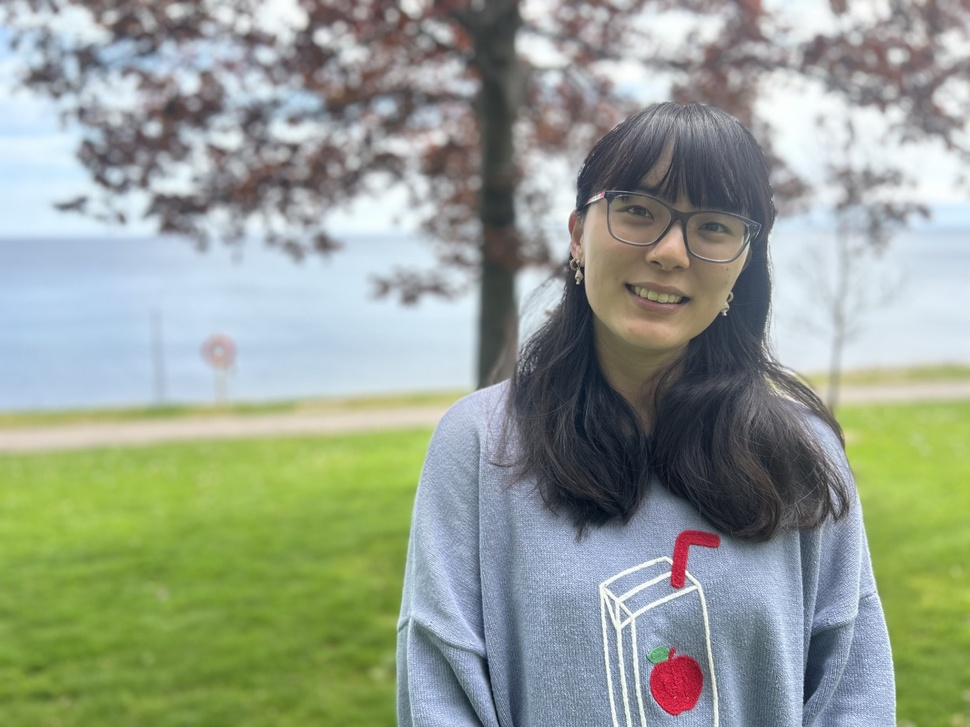
#> input picture Assignment_Images/Janet.jpg, 970 x 727 px, shrunk from 1920 x 1440 before the run
$ python script.py
#> lines starting #> are read from the running program, lines starting #| are printed output that depends on the picture
"""2D convolution from scratch: four loops, two loops, and a SciPy comparison.

Recap: for an image f and kernel g, the 2D convolution is
    (f * g)[r, c] = sum_i sum_j f[r - i, c - j] * g[i, j]
i.e. flip the kernel in both directions, slide it over the image, and at each
position sum the elementwise products. Borders are handled by zero padding so
the output has the same size as the input ("same").

Usage:
    python script.py [path/to/image.jpg] [--no-show] [--save OUTPUT.png]
                     [--full-four-loops]
"""

import argparse
import time
from pathlib import Path

import cv2
import matplotlib.pyplot as plt
import numpy as np
from scipy.signal import convolve2d

DEFAULT_IMAGE = Path("Assignment_Images") / "Janet.jpg"


# ----------------------------------------------------------------------
# Convolution implementations
# ----------------------------------------------------------------------
def pad_zeros(image: np.ndarray, kernel_shape: tuple) -> np.ndarray:
    """Zero-pad so a 'same'-size output can be produced.

    Even kernel sizes put the extra row/column after the image, which matches
    scipy.signal.convolve2d(..., mode="same").
    """
    kh, kw = kernel_shape
    pad = ((kh // 2, kh - 1 - kh // 2), (kw // 2, kw - 1 - kw // 2))
    return np.pad(image, pad, mode="constant", constant_values=0)


def convolve2d_four_loops(image: np.ndarray, kernel: np.ndarray) -> np.ndarray:
    """Convolution with four explicit for loops (image rows/cols, kernel rows/cols)."""
    image = np.asarray(image, dtype=np.float64)
    kernel = np.asarray(kernel, dtype=np.float64)
    h, w = image.shape
    kh, kw = kernel.shape

    padded = pad_zeros(image, kernel.shape)
    flipped = kernel[::-1, ::-1]  # flip both axes: true convolution

    output = np.zeros((h, w), dtype=np.float64)
    for r in range(h):
        for c in range(w):
            total = 0.0
            for i in range(kh):
                for j in range(kw):
                    total += padded[r + i, c + j] * flipped[i, j]
            output[r, c] = total
    return output


def convolve2d_two_loops(image: np.ndarray, kernel: np.ndarray) -> np.ndarray:
    """Convolution with two explicit for loops; the kernel sum is done with NumPy."""
    image = np.asarray(image, dtype=np.float64)
    kernel = np.asarray(kernel, dtype=np.float64)
    h, w = image.shape
    kh, kw = kernel.shape

    padded = pad_zeros(image, kernel.shape)
    flipped = kernel[::-1, ::-1]

    output = np.zeros((h, w), dtype=np.float64)
    for r in range(h):
        for c in range(w):
            output[r, c] = np.sum(padded[r:r + kh, c:c + kw] * flipped)
    return output


# ----------------------------------------------------------------------
# Helpers
# ----------------------------------------------------------------------
def normalize_for_display(img: np.ndarray) -> np.ndarray:
    """Linearly rescale an array to uint8 [0, 255] for visualization."""
    img = np.asarray(img, dtype=np.float64)
    lo, hi = img.min(), img.max()
    if hi - lo < 1e-12:
        return np.zeros(img.shape, dtype=np.uint8)
    return np.round(255 * (img - lo) / (hi - lo)).astype(np.uint8)


def load_grayscale(path: Path) -> np.ndarray:
    gray = cv2.imread(str(path), cv2.IMREAD_GRAYSCALE)
    if gray is None:
        raise FileNotFoundError(f"Could not read image: {path}")
    return gray.astype(np.float64)


def timed(func, *args):
    start = time.perf_counter()
    result = func(*args)
    return result, time.perf_counter() - start


# ----------------------------------------------------------------------
# Filters
# ----------------------------------------------------------------------
BOX_9x9 = np.ones((9, 9), dtype=np.float64) / 81.0
DX = np.array([[-1, 1]], dtype=np.float64)
DY = np.array([[-1], [1]], dtype=np.float64)

FILTERS = {"Box 9x9": BOX_9x9, "Dx": DX, "Dy": DY}


# ----------------------------------------------------------------------
# Experiments
# ----------------------------------------------------------------------
def compare_implementations(gray: np.ndarray, full_four_loops: bool) -> None:
    """Check four-loop, two-loop and SciPy results against each other.

    The four-loop version is very slow in pure Python, so by default it is
    checked on a small crop; pass --full-four-loops to use the whole image.
    """
    test = gray if full_four_loops else gray[:64, :64]
    print(f"\nComparison on {test.shape[0]}x{test.shape[1]} image "
          f"({'full' if full_four_loops else 'crop'})")
    print(f"{'Filter':<9}{'4-loop (s)':>11}{'2-loop (s)':>11}"
          f"{'SciPy (s)':>11}  {'4L=SciPy':<9}{'2L=SciPy':<9}{'max diff (2L)'}")

    for name, kernel in FILTERS.items():
        out4, t4 = timed(convolve2d_four_loops, test, kernel)
        out2, t2 = timed(convolve2d_two_loops, test, kernel)
        ref, ts = timed(convolve2d, test, kernel, "same", "fill", 0)

        ok4 = np.allclose(out4, ref, atol=1e-10)
        ok2 = np.allclose(out2, ref, atol=1e-10)
        diff = np.max(np.abs(out2 - ref))
        print(f"{name:<9}{t4:>11.3f}{t2:>11.3f}{ts:>11.4f}  "
              f"{str(ok4):<9}{str(ok2):<9}{diff:.2e}")


def show_results(gray, blurred, ix, iy, grad_mag, save_path=None, show=True):
    panels = [
        ("Original (grayscale)", gray),
        ("Box blur 9x9", blurred),
        ("Ix (Dx)", ix),
        ("Iy (Dy)", iy),
        ("Gradient magnitude", grad_mag),
    ]
    fig, axes = plt.subplots(2, 3, figsize=(14, 9))
    for ax, (title, img) in zip(axes.flat, panels):
        ax.imshow(normalize_for_display(img), cmap="gray", vmin=0, vmax=255)
        ax.set_title(title)
        ax.axis("off")
    axes.flat[-1].axis("off")

    fig.tight_layout()
    if save_path:
        fig.savefig(save_path, dpi=150)
        print(f"Saved figure to {save_path}")
    if show:
        plt.show()
    plt.close(fig)


def main() -> None:
    parser = argparse.ArgumentParser(description=__doc__.splitlines()[0])
    parser.add_argument("image", nargs="?", type=Path, default=DEFAULT_IMAGE)
    parser.add_argument("--no-show", action="store_true", help="don't open a plot window")
    parser.add_argument("--save", type=Path, help="save the result figure to this path")
    parser.add_argument("--full-four-loops", action="store_true",
                        help="run the four-loop comparison on the whole image (slow)")
    args = parser.parse_args()

    print(f"Loading {args.image} ...")
    gray = load_grayscale(args.image)
    print("Image shape:", gray.shape)
#| Image shape: (727, 970)

    compare_implementations(gray, args.full_four_loops)
#> in compare_implementations, `test = gray if full_four_loops else gray[:64, :64]`:
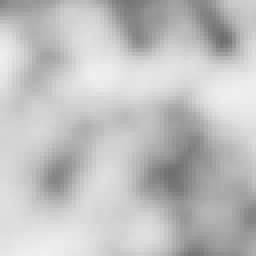
#> test: shape (64, 64) float64 (shown 4 times larger); min 111, max 239, mean 191.8
#| Comparison on 64x64 image (crop)
#> the loop in compare_implementations, `for name, kernel in FILTERS.items():` made 3 passes
#> (t4, t2, ts, diff) on passes 1 to 3: (0.142, 0.0213, 0.000933, 2.27e-13), (0.00576, 0.0201, 0.000117, 0), (0.0064, 0.0202, 0.00013, 0)
#| Box 9x9        0.142      0.021     0.0009  True     True     2.27e-13
#| Dx             0.006      0.020     0.0001  True     True     0.00e+00
#| Dy             0.006      0.020     0.0001  True     True     0.00e+00
#> pass 1, in compare_implementations, `out4, t4 = timed(convolve2d_four_loops, test, kernel)`:
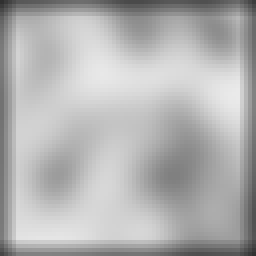
#> out4: shape (64, 64) float64 (shown 4 times larger); min 48.37, max 234.5, mean 178.7
#> after the loop in compare_implementations, `for name, kernel in FILTERS.items():`:
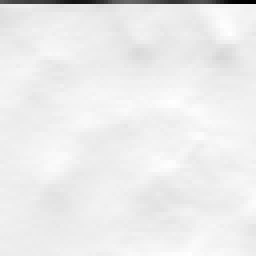
#> out2: shape (64, 64) float64 (shown 4 times larger); min -207, max 13, mean -3.01; drawn with min black and max white

    # Full-image results use the two-loop version (same output as four loops).
    blurred = convolve2d_two_loops(gray, BOX_9x9)
#> after the loop in convolve2d_two_loops (call 4), `for r in range(h):`:
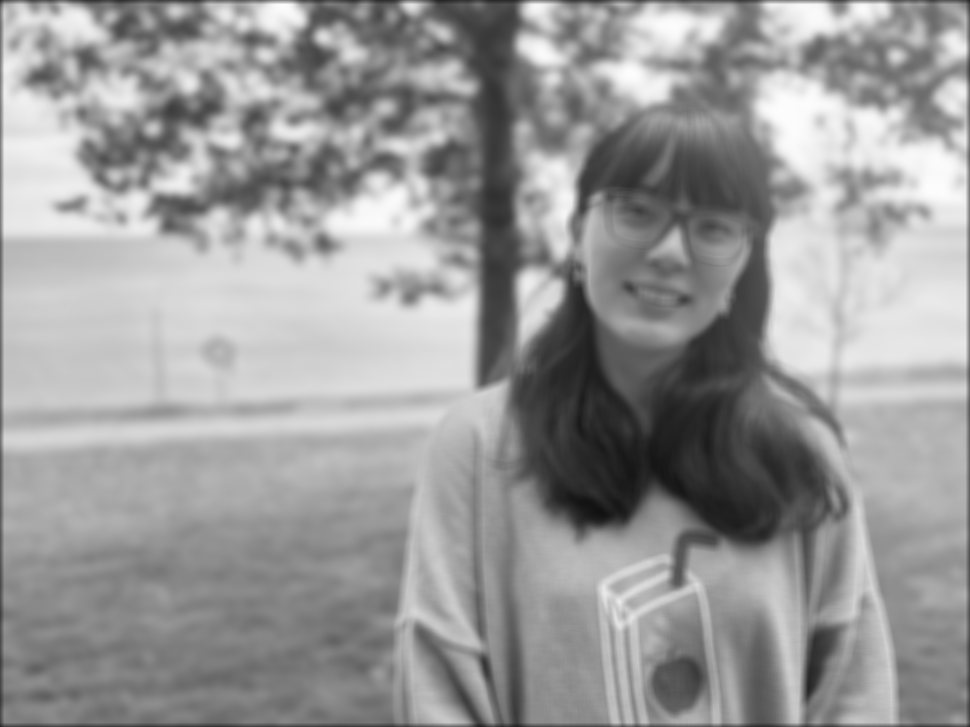
#> output: shape (727, 970) float64; min 16.93, max 253.8, mean 154
    ix = convolve2d_two_loops(gray, DX)
#> after the loop in convolve2d_two_loops (call 5), `for r in range(h):`:
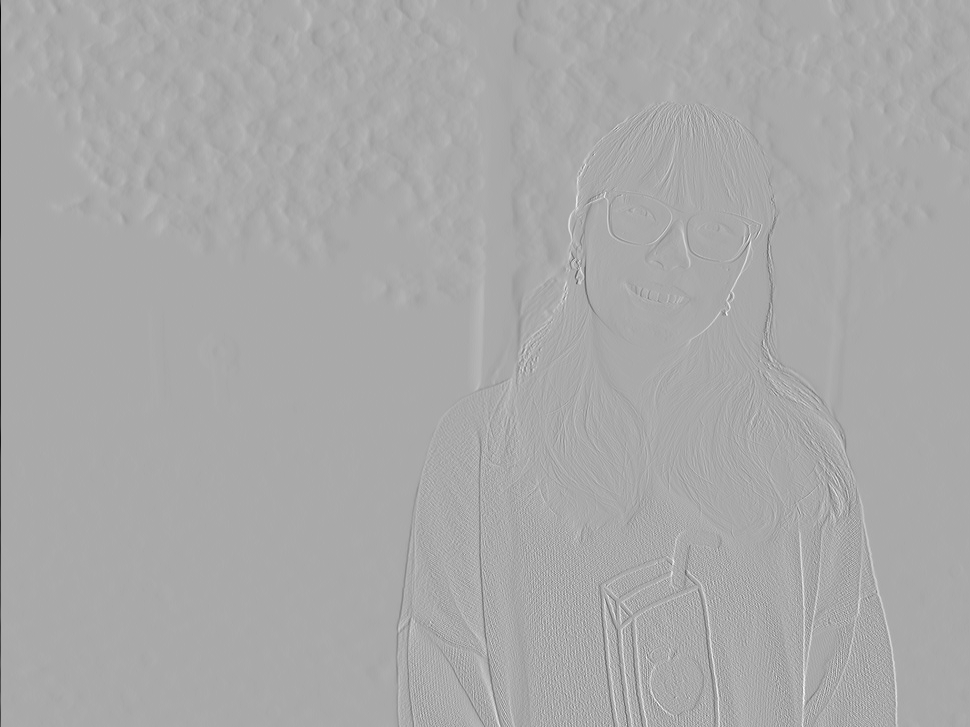
#> output: shape (727, 970) float64; min -245, max 123, mean -0.2; drawn with min black and max white
    iy = convolve2d_two_loops(gray, DY)
    grad_mag = np.hypot(ix, iy)
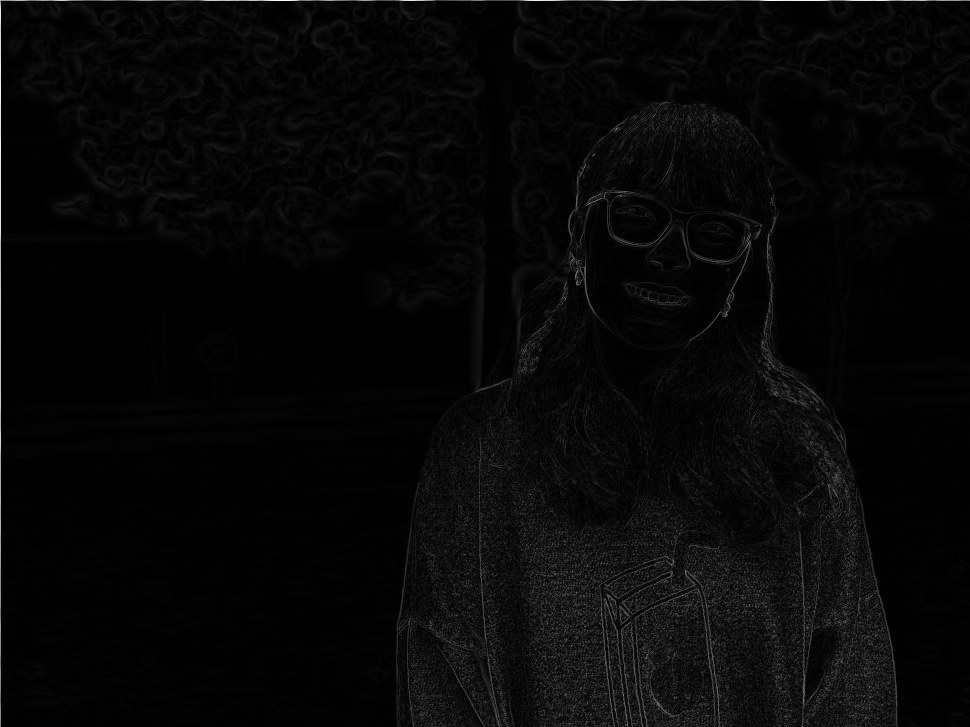
#> grad_mag: shape (727, 970) float64; min 0, max 253, mean 7.6

    show_results(gray, blurred, ix, iy, grad_mag, args.save, not args.no_show)
#> the loop in show_results, `for ax, (title, img) in zip(axes.flat, panels):` made 5 passes
#> (title, lo in normalize_for_display, hi in normalize_for_display) on passes 1 to 5: ('Original (grayscale)', 7, 255), ('Box blur 9x9', 16.93, 253.8), ('Ix (Dx)', -245, 123), ('Iy (Dy)', -253, 117), ('Gradient magnitude', 0, 253)
#> in show_results, `plt.show()`:
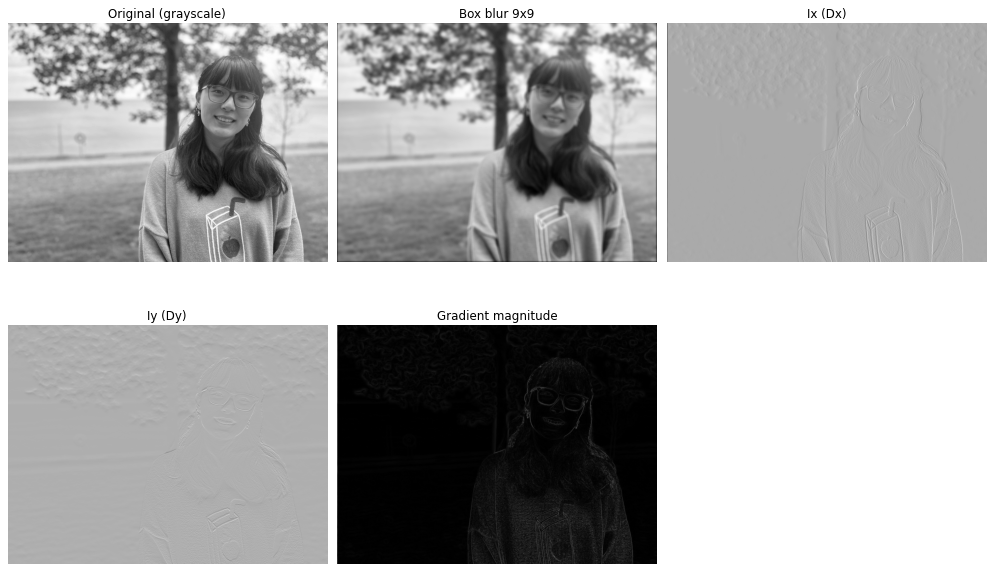
#> figure drawn by matplotlib, 5 panels


if __name__ == "__main__":
    main()

$ run again, with Assignment_Images/DerekPicture.jpg copied over Assignment_Images/Janet.jpg
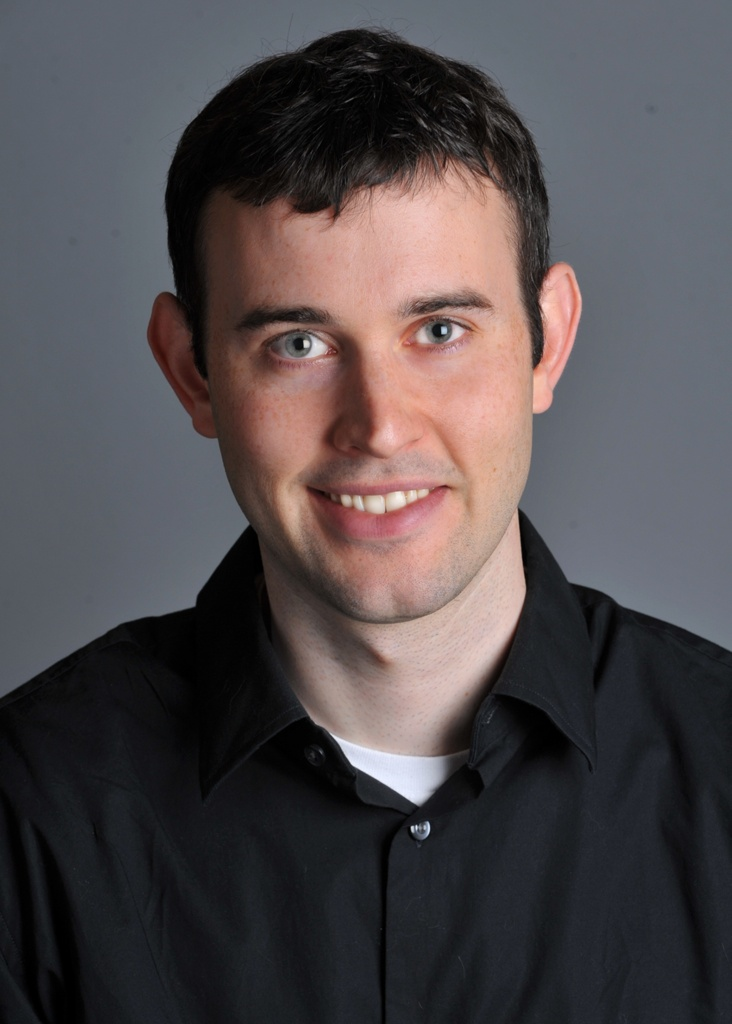
#> input picture Assignment_Images/DerekPicture.jpg, 732 x 1024 px
#| Image shape: (1024, 732)
#| Comparison on 64x64 image (crop)
#> the loop in compare_implementations, `for name, kernel in FILTERS.items():` made 3 passes
#> (t4, t2, ts, diff) on passes 1 to 3: (0.143, 0.0211, 0.000915, 1.56e-13), (0.00569, 0.0202, 0.000118, 0), (0.00632, 0.0203, 0.000156, 0)
#> (printed output is left out)
#> pass 1, in compare_implementations, `out4, t4 = timed(convolve2d_four_loops, test, kernel)`:
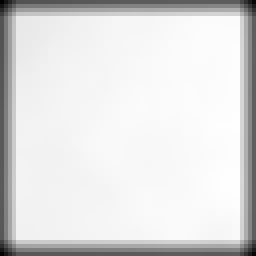
#> out4: shape (64, 64) float64 (shown 4 times larger); min 28.16, max 98.36, mean 89.6; drawn with min black and max white
#> in main, `grad_mag = np.hypot(ix, iy)`:
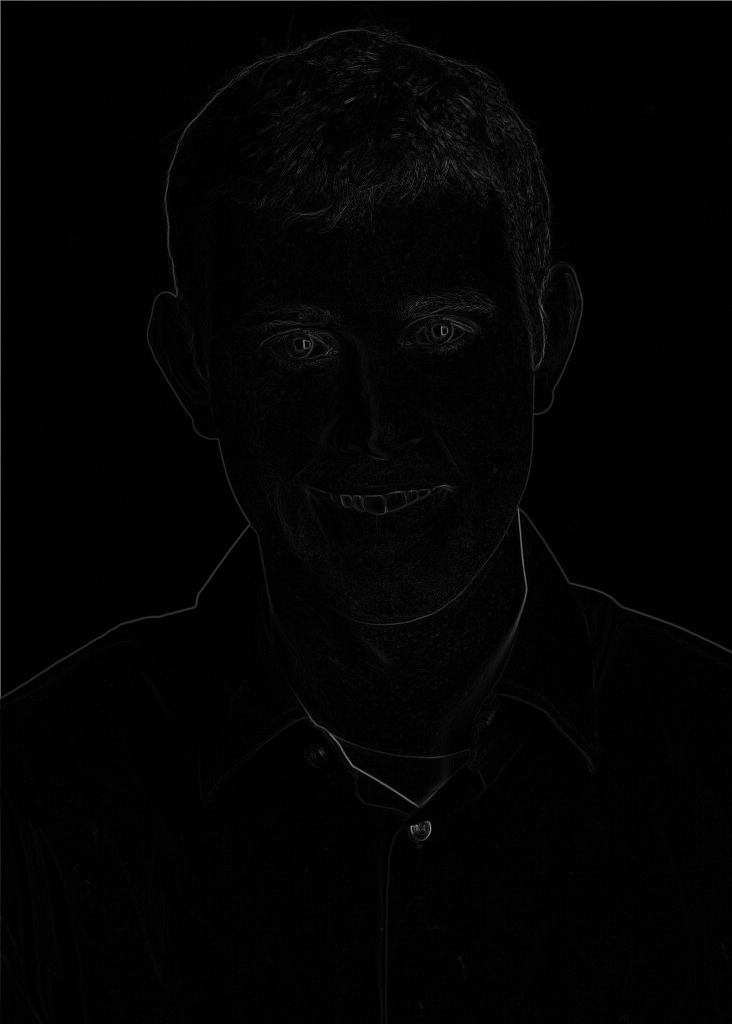
#> grad_mag: shape (1024, 732) float64; min 0, max 146, mean 3.2
#> the loop in show_results, `for ax, (title, img) in zip(axes.flat, panels):` made 5 passes
#> (title, lo in normalize_for_display, hi in normalize_for_display) on passes 1 to 5: ('Original (grayscale)', 0, 243), ('Box blur 9x9', 0.0247, 234.2), ('Ix (Dx)', -133, 146), ('Iy (Dy)', -115, 108), ('Gradient magnitude', 0, 146)
